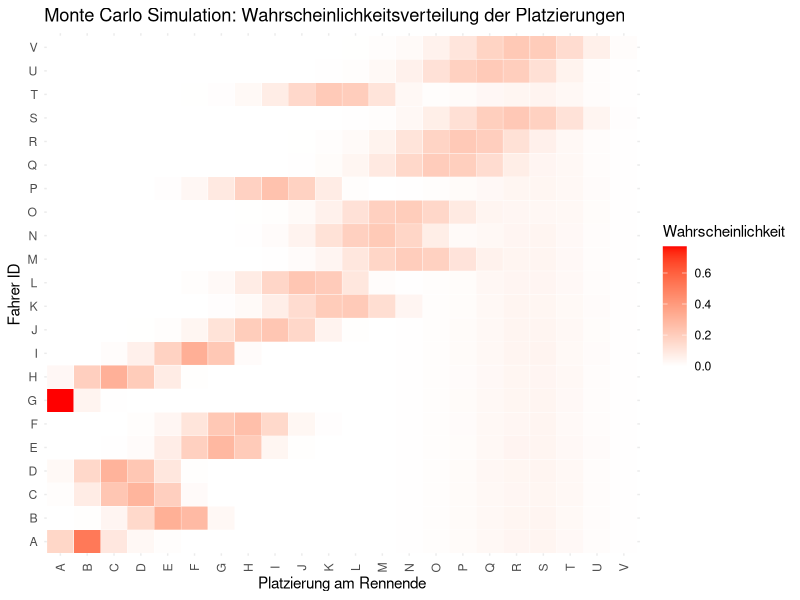

Here is the R script that generated this plot:
## ---- chunk 1
set.seed(42) 
anzahl_fahrer <- 22

#E-RundenAnzahl
e_total_rounds = 70
#laut google zwischen 42 in Monaco und 72 in Zandervoot Niederlande

#Max zeitrahmen ist meistens bei 2 Std limitiert, falls das Rennen durch G zu lang wird greift max_time ein.
max_time_sec = 7200 #besser in sek für reproduzierbarkeit und genauigkeit und gleicher mass
time_per_round= 90 #Sekunden
weight_penalty <- 3.5 # für Q;in Sekunden
gas_per_round <- 3.5 / e_total_rounds

# O- Auto Performance (11 Teams, Werte in Sekunden)
# Negative Werte machen das Auto schneller
o_team_perf <- c(-2.0, -1.5,-1.2,-1.0, -0.5, 0.0, 0.2, 0.5, 0.8, 1.2, 1.5)
o_team_car <- rep(o_team_perf, each = 2) 
# team_car ergibt 22 Autos, gedanke dahinter ist Redbull -2sek und Hass langsamer +1.5sek

# H- Fahrerskill (22 individuelle Fahrer)
# Wir ziehen die Skills zufällig aus einer Normalverteilung, 
# aber fixieren sie vor dem Rennen
h_driver_skill <- rnorm(anzahl_fahrer, mean = 0, sd = 0.3) 

# Kombinierter Fix-Wert für die Simulation:
# Diese Basis-Zeit hat jeder der 22 Fahrer in Runde 1
start_time_driver <- time_per_round + o_team_car - h_driver_skill


# K-ReifenWir definieren die Parameter der Reifen als Data-Frame für einfachen Zugriff
k_reifen <- data.frame(
  reifen_typ = c("Soft", "Medium", "Hard"),
  speed_bonus = c(-1.5, -0.5, 0.5), # wird von der Rundenzeit abgezogen in sek
  k_beta = c(4.0, 2.5, 1.5), # Abnutzungsgrad- hohes beta= hohe Verschleiss
  k_lambda = c(15, 25, 40)   # Lebensdauer, ab wann der Reifen sich stark abbaut
)
# Wir weisen für den Start jedem Fahrer zufällig einen Reifen zu 
#(1=Soft, 2=Medium, 3=Hard) - verändert die Paramater für J
start_reifen_fahrer <- sample(1:3, anzahl_fahrer, replace = TRUE)

## ---- chunk 2
#notwendige Variablen
round_time_matrix <- matrix(NA,nrow = e_total_rounds, ncol = anzahl_fahrer)#Zeilen =runden, Spalten=Fahrer
pitstop_time_matrix <- matrix(0, nrow = e_total_rounds, ncol = anzahl_fahrer) # Für C
penalty_count_matrix <- matrix(0, nrow = e_total_rounds, ncol = anzahl_fahrer) #Für D

#Start von L
l_tires_age <- rep(0, anzahl_fahrer) #L-Startet bei 0 für alle

#N- Motorschaden
n_motor_fail <- rweibull(anzahl_fahrer, shape = 3.0, scale = 120)

#lambda von 3 deutet als Fehlerrate zunemnd bei Alter(hier Abnutzung) , scale ist meisten 1/lambda hier aber auf 120 skaliert das bedeutet im Schnitt hält es 120 Runden
#Ausfallwahrscheinlichkeit pro Runde exponentiell ansteigend


# Reifen-Parameter für jeden Fahrer anhand des Startreifens ziehen
aktuelle_betas <- k_reifen$k_beta[start_reifen_fahrer]
aktuelle_lambdas <- k_reifen$k_lambda[start_reifen_fahrer]


# Main Schleife
for (runde in 1:e_total_rounds) {
  
  # Deterministische Updates
  l_tires_age <- l_tires_age + 1 #später Var auf L_ wechseln
  
  # Q: Das Auto wird leichter, der Malus sinkt stetig
  q_actual_weight_malus <- weight_penalty - (runde * gas_per_round)
  
  # M: Temperatur (Uniform-Verteilung)
  # Schwankt pro Runde zufällig zwischen 20 und 30 Grad.
  m_actual_temp <- runif(1, min = 20, max = 30)
  temp_factor <- (m_actual_temp - 25) * 0.05 

  # J: Reifenzustand (Weibull-Verteilungsfunktion)
  #Der kumulative Verschleiss (die Wahrscheinlichkeit des Versagens bis zu einem        bestimmten Reifenalter) wird mit pweibull()  in einen stetig ansteigenden Zeit-Malus   umgerechnet.
  #Verschleisskurve pro Runde, Chance auf plötzliche Abfall steigt mit Beta grösser     als 1- dann folgt zerstörung einer oder von mehrere nReifen
  # pweibull gibt uns die Degradation (0 bis 1), die wir als Zeit-Malus nutzen
  tire_malus <- pweibull(l_tires_age, shape = aktuelle_betas, scale = aktuelle_lambdas)
  tire_degradation <- tire_malus * 5.0
  
  # B: Rundenzeit (Normalverteilung)
  # Der Erwartungswert mu verschiebt sich dynamisch für alle 22 Fahrer.
  mu_aktuell <- start_time_driver + q_actual_weight_malus + tire_malus + temp_factor
  b_round_time <- rnorm(anzahl_fahrer, mean = mu_aktuell, sd = 0.8)#1 zeit für jeden    fahrer
  
  # I & G: Strafenanfälligkeit und Fehlerzeit (Bernoulli & Lognormal)
  # Bernoulli: Passiert ein Fehler? (1 = Ja, 0 = Nein) für 22 Fahrer
  penalty_check <- rbinom(anzahl_fahrer, size = 1, prob = 0.05) 
  
  # Lognormal: Wenn ein Fehler passiert, wie viel Zeit kostet er?
  #wird rechtschiefe Verteilung haben, kann keine negative Werte einnehmen, kann in     extrem Fällen auch 10 sek überschreiten oder zu elemination führen, dies wäre aber   komplexer
  #Strafe oder Verzögerung bei unvorhergesehenen Ergebnissen. Zuzüglich Rundenzeit.
  penalty_time <- rlnorm(anzahl_fahrer, meanlog = 1, sdlog = 0.5) * penalty_check
  
  #C-kum. summe der F eines fahrers über das ganze Rennen
  #F- Boxenstoppzeit
  pitstop_trigger <- tire_malus >= 0.33
  anzahl_stopper <- sum(pitstop_trigger)
  
  pitstop_time <- rep(0,anzahl_fahrer)
  if (anzahl_stopper > 0){
    #Logver. für Boxenstoppzeit
    pitstop_time[pitstop_trigger] <- rlnorm(anzahl_stopper,meanlog=1.0 ,sdlog=0.2)
    #L Reifenalter reset
    l_tires_age[pitstop_trigger] <- 0
  }
  
  # Fehlerzeit zur Rundenzeit addieren
  total_round_time <- b_round_time + penalty_time + pitstop_time
  
  # N: Motorschaden prüfen
  # Wenn die aktuelle Runde die vorberechnete Ausfallrunde überschreitet, bekommt der   Fahrer eine unendliche Rundenzeit (Ausfall)
  total_round_time[n_motor_fail < runde] <- Inf
  
  # Ergebnis der 22 Fahrer in die aktuelle Zeile der Matrix schreiben
  round_time_matrix[runde, ] <- total_round_time
  pitstop_time_matrix[runde, ] <- pitstop_time
  penalty_count_matrix[runde, ] <- penalty_check
}

## ---- chunk 3
# A -Gesamtzeiten
a_total_time <- colSums(round_time_matrix)
a_total_time /60 #in minuten

# Z -Ranking wer am wenigsten Zeit gebraucht hat (A)
z_placements <- rank(a_total_time, ties.method = "min")

# C -kum. summe der F eines fahrers über das ganze Rennen
c_total_box <- colSums(pitstop_time_matrix)

# D -Summe aller Runden in dennen I - einser geworfen hat
d_total_penalty <- colSums(penalty_count_matrix)

#Anzahl Boxenstops Counter
anzahl_boxenstopps <- colSums(pitstop_time_matrix > 0)

## ---- chunk 4
#Podium
ergebnis_df <- data.frame(
  Fahrer_ID = 1:anzahl_fahrer,
  Platz = z_placements,
  Gesamtzeit= a_total_time/60,
  Anzahl_strafen= d_total_penalty ,
  Boxenzeit = c_total_box,
  Boxenstops= anzahl_boxenstopps)

ergebnis_df <- ergebnis_df[order(ergebnis_df$Platz), ]
ergebnis_df
## ---- chunk 5
#set.seed(123)#reproduzieren


n_sims <- 10000
placements_matrix <- matrix(0,nrow=anzahl_fahrer, ncol = anzahl_fahrer)

for (sim in 1:n_sims) {
  
  #Startbedingungen reseten nach jede Simulation
  l_tires <- rep(0,anzahl_fahrer)#Reifen vor jedem Start
  n_motor_fail_mc <- rweibull(anzahl_fahrer, shape = 3.0, scale = 120)
  total_times <- rep(0,anzahl_fahrer)
  
  for (runde in 1:e_total_rounds) {
  
  # Deterministische Updates
  l_tires <- l_tires + 1
  q_actual_weight_malus <- weight_penalty - (runde * gas_per_round)
  m_actual_temp <- runif(1, min = 20, max = 30)
  m_temp_factor <- (m_actual_temp - 25) * 0.05 #ein teil von M
  
  #Reifenabnutzung
  tire_malus <- pweibull(l_tires_age, shape = aktuelle_betas, scale = aktuelle_lambdas)#J
  l_tire_degradation <- tire_malus * 5.0 #J
  
  #Mu berechnung für B und Rundenzeiten
  mu_aktuell <- start_time_driver + q_actual_weight_malus + l_tire_degradation + m_temp_factor#B
  b_round_time <- rnorm(anzahl_fahrer, mean = mu_aktuell, sd = 0.8)#B- erste zeit für jeden fahrer
  
  # I & G- Fehler/Strafen
  penalty_check <- rbinom(anzahl_fahrer, size = 1, prob = 0.05) 
  penalty_time <- rlnorm(anzahl_fahrer, meanlog = 1, sdlog = 0.5) * penalty_check
  
  #C- kum. Summe von F über das ganze Rennen
  #F- Boxenstoppzeit
  pitstop_trigger <- tire_malus >= 0.33
  anzahl_stopper <- sum(pitstop_trigger)
  
  
  f_pitstop_time <- rep(0,anzahl_fahrer)
  if (anzahl_stopper > 0){
    f_pitstop_time[pitstop_trigger] <- rlnorm(anzahl_stopper,meanlog=1.0 ,sdlog=0.2) #F Boxstoppzeit
    l_tires[pitstop_trigger] <- 0 #L reset
  }
  
  # Fehlerzeit zur Rundenzeit addieren
  total_round_time <- b_round_time + penalty_time + pitstop_time
    total_round_time[n_motor_fail_mc < runde] <- Inf # N-Check ob Motor geht
    
    total_times <- total_round_time + total_times #zählt alle runden zsm
  
  }
  #Ranking des aktuelles Rennens
  placements <- rank(total_times, ties.method = "min")
  
  #Rank speichern in die Matrix
  for (f in 1:anzahl_fahrer){
    p <- placements[f]
    placements_matrix[f,p] <- placements_matrix[f,p]+1
  }
  
}


ergebnis_df <- data.frame(
  Fahrer_ID = 1:anzahl_fahrer,
  Platz = placements,
  Reifen_Start = k_reifen$reifen_typ[start_reifen_fahrer],
  Gesamtzeit_Minuten = round(total_times / 60, 2),
  Anzahl_Stopps = anzahl_boxenstopps,         
  Anzahl_Strafen = d_total_penalty,
  Boxenzeit_Sek = round(c_total_box, 2)
)

# Sortieren nach Platzierung
ergebnis_df <- ergebnis_df[order(ergebnis_df$Platz), ]
print(ergebnis_df) #für schönere Darstellung sonst mehrere Tabs

#Wahrscheinlichkeiten berechnen
prob_matrix <- placements_matrix / n_sims
prob_matrix

#visualisiere
#präsentation - fragestellung, prozess detaliert beschreiben

## ---- chunk 6
library(ggplot2) #install.packages("ggplot2")

df_melted <- as.data.frame(as.table(prob_matrix))
colnames(df_melted) <- c("Fahrer", "Platzierung", "Wahrscheinlichkeit")

ggplot(df_melted, aes(x = factor(Platzierung), y = factor(Fahrer), fill = Wahrscheinlichkeit)) +
  geom_tile(color = "white") +
  scale_fill_gradient(low = "white", high = "red") +
  theme_minimal() +
  labs(title = "Monte Carlo Simulation: Wahrscheinlichkeitsverteilung der Platzierungen",
       x = "Platzierung am Rennende",
       y = "Fahrer ID",
       fill = "Wahrscheinlichkeit") +
  theme(axis.text.x = element_text(angle = 90, vjust = 0.5))
